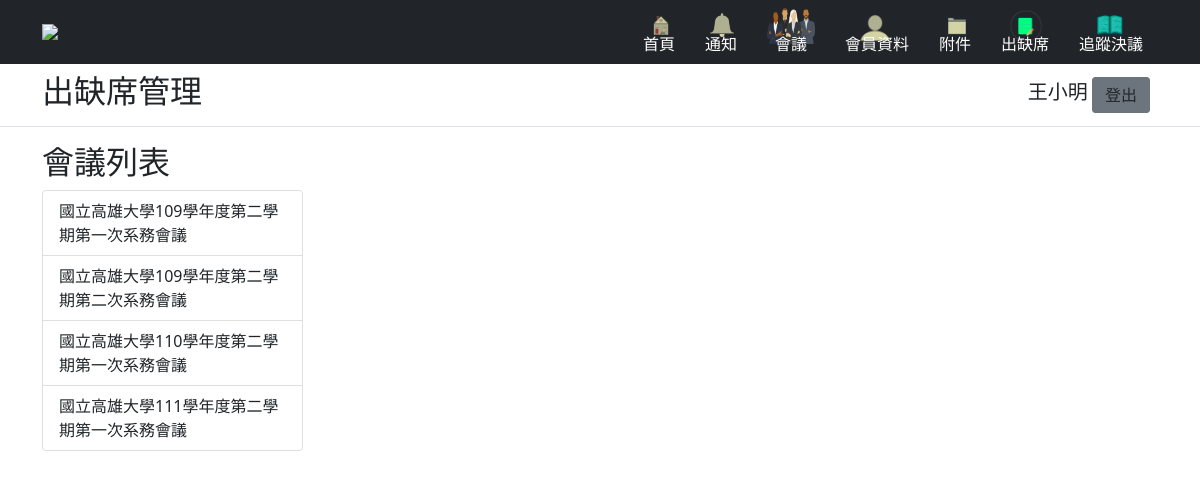
Screenshot of /absent (signed in) with the database file from the repository.
### MeetingManager/models.py (models this page shows, shortened)
class Member(db.Model, UserMixin):
    id = db.Column(db.Integer, primary_key=True)
    name = db.Column(db.String(20), nullable=False)
    sex = db.Column(db.String(6), nullable=False)
    phone = db.Column(db.String(15), nullable=False)
    email = db.Column(db.String(60), nullable=False)
    identity = db.Column(db.String(10), nullable=False)
    password = db.Column(db.String(60), nullable=False)
    permission = db.Column(db.Boolean, nullable=False)
    assistant = db.relationship('Assistant', backref="personalData", uselist=False, cascade='all, delete-orphan')
    expert = db.relationship('Expert', backref="personalData", uselist=False, cascade='all, delete-orphan')
    student = db.relationship('Student', backref="personalData", uselist=False, cascade='all, delete-orphan')
    externalTeacher = db.relationship('ExternalTeacher', backref="personalData", uselist=False,
                                      cascade='all, delete-orphan')
    intramuralTeacher = db.relationship('IntramuralTeacher', backref="personalData", uselist=False,
                                        cascade='all, delete-orphan')
    attend = association_proxy('attendanceAssociation', 'meeting', creator=lambda meeting: Attend(meeting=meeting))
    @login_manager.user_loader
    def load_user(user_id):
        return Member.query.get(user_id)

class Meeting(db.Model):
    id = db.Column(db.Integer, primary_key=True)
    name = db.Column(db.String(30), unique=True, nullable=False)
    type = db.Column(db.String(10), nullable=False)
    datetime = db.Column(db.String(30), nullable=False)
    place = db.Column(db.String(30), nullable=False)
    chairman = db.Column(db.Integer, db.ForeignKey('member.id'))
    minuteTaker = db.Column(db.Integer, db.ForeignKey('member.id'))
    welcomeSpeech = db.Column(db.Text)
    announce = db.relationship('Announce', backref='meeting', lazy=True, cascade='all, delete-orphan')
    appendix = db.relationship('Appendix', backref='meeting', lazy=True, cascade='all, delete-orphan')
    discussion = db.relationship('Discussion', backref='meeting', lazy=True, cascade='all, delete-orphan')
    extempore = db.relationship('Extempore', backref='meeting', lazy=True, cascade='all, delete-orphan')
    attend = association_proxy('attendanceAssociation', 'member', creator=lambda member: Attend(member=member))

### MeetingManager/routes.py (the view)
@app.route("/absent")
@login_required
def absent():
    if not current_user.permission:
        flash('您的權限不足', 'error')
        return redirect(url_for('home'))
    meetingList = Meeting.query.with_entities(Meeting.id, Meeting.name).all()  # 查出所有會議，並只留id和名字兩欄
    return render_template('absent.html', meetingList=meetingList)

### MeetingManager/templates/absent.html (shortened to what this page needs)
{% extends "template.html" %}
{% block title %}
<h2>出缺席管理</h2>
{% endblock title %}
{% block content %}
<div class="container">
    <div class="row">
        <div class="col-sm-3 col-xs-12">
            <div>
                <h2>會議列表</h2>
            </div>
            <div class="list-group" style="max-height: 300px; margin-top: 5px" id="meetingList">
                {% for meeting in meetingList %}
                    <button type="button" class="list-group-item list-group-item-action meetingBtn" data-id="{{meeting[0]}}" >{{meeting[1]}}</button>
                {% endfor %}
            </div>
        </div>
    </div>
</div>
{% endblock content %}

### MeetingManager/templates/template.html (shortened to what this page needs)
<!DOCTYPE html>
<html lang="en">
<head>
    <link href="https://cdn.jsdelivr.net/npm/bootstrap@5.0.0/dist/css/bootstrap.min.css" rel="stylesheet"
>
    <link href="https://cdnjs.cloudflare.com/ajax/libs/toastr.js/latest/css/toastr.min.css" rel="stylesheet" />
    <link rel="stylesheet" href="{{url_for('static',filename='main.css')}}">
</head>
<body>
<header>
    <div class="px-3 py-2 bg-dark text-white">
        <div class="container">
            <div class="d-flex flex-wrap align-items-center justify-content-center justify-content-lg-start">
                <img class="img-fluid d-flex align-items-center my-2 my-lg-0 me-lg-auto" src="../static/pic/NUKCS_white.png">
                <ul class="nav col-12 col-lg-auto my-2 justify-content-center my-md-0 text-small menu">
                    <li>
                        <a href="{{url_for('home')}}" class="nav-link text-white">
                            <div style="height: 24px; width:24px;">
                                <div>
                                    <img src="../static/icons/home.png" class="bi d-block mx-auto mb-1" width="36"
                                         height="36">
                                </div>
                            </div>
                            首頁
                        </a>
                    </li>
                    <li>
                        <a href="{{url_for('notification')}}" class="nav-link text-white">
                            <div style="height: 24px; width:24px; padding: 5px 5px 10px;">
                                <div>
                                    <img src="../static/icons/bell.png" class="bi d-block mx-auto mb-1" width="24"
                                         height="24">
                                </div>
                            </div>
                            通知
                        </a>
                    </li>
                    <li>
                        {% if current_user.permission %}
                        <a href="{{url_for('meetingManage')}}" class="nav-link text-white">
                        {% else %}
                        <a href="{{url_for('meeting')}}" class="nav-link text-white">
                        {% endif %}
                            <div style="height: 24px; width:48px; padding: 0px 0px 10px;">
                                <div>
                                    <img src="../static/icons/meeting.png" class="bi d-block mx-auto mb-1" width="48"
                                         height="36">
                                </div>
                            </div>
                            會議
                        </a>
                    </li>
                    <li>
                        {% if current_user.permission %}
                        <a href="{{url_for('memberManage')}}" class="nav-link text-white">
                        {% else %}
                        <a href="{{url_for('member')}}" class="nav-link text-white">
                        {% endif %}
                            <div style="height: 24px; width:24px; padding: 0px 12px 10px;">
                                <div>
                                    <img src="../static/icons/profile.png" class="bi d-block mx-auto mb-1" width="36"
                                         height="36">
                                </div>
                            </div>
                            會員資料
                        </a>
                    </li>
                    {% if current_user.permission %}
                    <li>
                        <a href="{{url_for('fileManage')}}" class="nav-link text-white">
                            <div style="height: 24px; width:24px;">
                                <div>
                                    <img src="../static/icons/file.png" class="bi d-block mx-auto mb-1" width="36"
                                         height="36">
                                </div>
                            </div>
                            附件
                        </a>
                    </li>
                    <li>
                        <a href="{{url_for('absent')}}" class="nav-link text-white">
                            <div style="height: 24px; width:24px; padding: 0px 7px 10px;">
                                <div>
                                    <img src="../static/icons/join.png" class="bi d-block mx-auto mb-1" width="36"
                                         height="36">
                                </div>
                            </div>
                            出缺席
                        </a>
                    </li>
                    <li>
                      <a href="{{url_for('follow')}}" class="nav-link text-white">
                        <div style="height: 24px; width:24px; padding: 0px 12px 10px;" >
                             <img src="../static/icons/manual.png" class="bi d-block mx-auto mb-1" width="36" height="36">
                        </div>
                        追蹤決議
                      </a>
                    </li>
                    {% endif %}
                </ul>
            </div>
        </div>
    </div>
    <div class="px-3 py-2 border-bottom mb-3">
        <div class="container d-flex flex-wrap justify-start-center">
            <div>
                {% block title %}
                {% endblock %}
            </div>
            <div class="text-end ms-auto">
                {% if current_user.is_authenticated %}
                <label for="logout" style="display:inline;line-height: 40px;font-size: 20px">{{current_user.name}}</label>
                <a href="{{url_for('logout')}}" id="logout" class="btn btn-secondary text-dark me-2" style="display:inline;">登出</a>
                {% else %}
                <a href="{{url_for('login')}}" class="btn btn-light text-dark me-2">Login</a>
                {% endif %}
            </div>
        </div>
    </div>
</header>
<content>
    {% block content %}
    {% endblock %}
</content>
</body>
</html>

### MeetingManager/static/main.css (style rules this page uses)
body, h1, ul, li { margin: 0; }
* { box-sizing: border-box; }
ul { list-style: none; padding-left: 0; }
a { text-decoration: none; }
.menu { clear: both; }
.menu li { text-align: center; }
.menu li a { display: block; color: #5d5d5d; }
.menu { max-height: 0; overflow: hidden; transition: 0.2s; }
@media screen and (min-width: 768px) { .menu { float: right; clear: none; max-height: 50px; } }
@media screen and (min-width: 768px) { .menu li { display: inline-block; } }
@media screen and (min-width: 768px) { .menu li a { padding: 0 15px; } }
.list-group { overflow-y: auto; }

### rows the page displays
Member: name "王小明"
Meeting: name "國立高雄大學109學年度第二學期第一次系務會議"
Meeting: name "國立高雄大學109學年度第二學期第二次系務會議"
Meeting: name "國立高雄大學110學年度第二學期第一次系務會議"
Meeting: name "國立高雄大學111學年度第二學期第一次系務會議"
